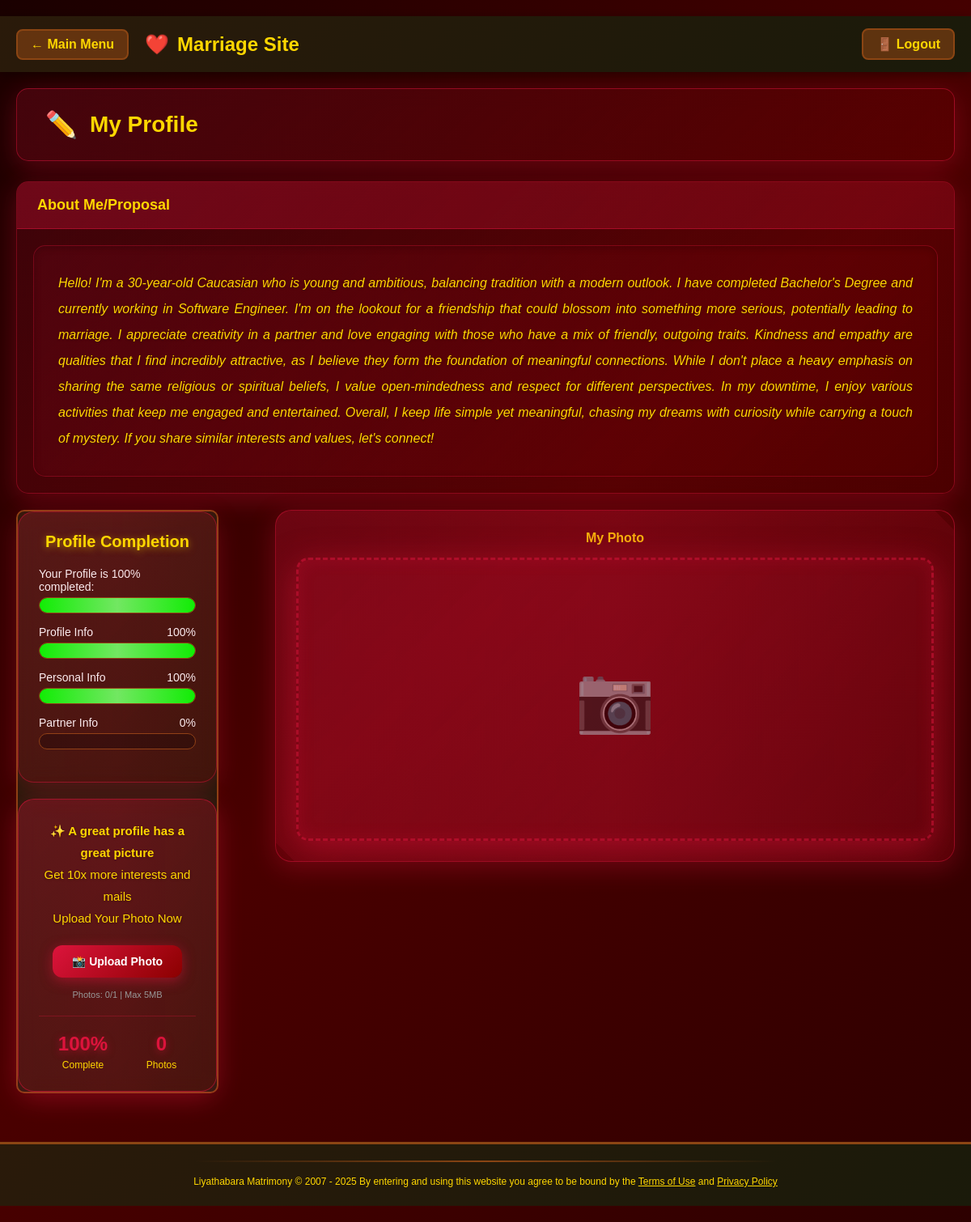
The page /my_profile.php (signed in) on the database its author committed.
### tables this page shows
CREATE TABLE users (
    id INT AUTO_INCREMENT PRIMARY KEY,
    username VARCHAR(100) NOT NULL,
    email VARCHAR(100) NOT NULL UNIQUE,
    password VARCHAR(255) NOT NULL,
    gender ENUM('male', 'female') NOT NULL,
    day INT,
    month INT,
    year INT,
    profile_completed TINYINT DEFAULT 0,
    created_at TIMESTAMP DEFAULT CURRENT_TIMESTAMP,
    INDEX idx_email (email),
    INDEX idx_gender (gender)
);

CREATE TABLE user_data (
    id INT AUTO_INCREMENT PRIMARY KEY,
    user_id INT NOT NULL,
    height VARCHAR(50),
    weight VARCHAR(50),
    figure VARCHAR(50),
    appearance VARCHAR(50),
    complexion VARCHAR(50),
    status VARCHAR(50),
    education VARCHAR(100),
    career VARCHAR(100),
    religion VARCHAR(50),
    ethnicity VARCHAR(50),
    caste VARCHAR(50),
    social_class VARCHAR(50),
    residency VARCHAR(100),
    family VARCHAR(100),
    smoking VARCHAR(50),
    drinking VARCHAR(50),
    children VARCHAR(50),
    personality VARCHAR(100),
    first_date_preference VARCHAR(100),
    living_arrangements VARCHAR(100),
    created_at TIMESTAMP DEFAULT CURRENT_TIMESTAMP,
    updated_at TIMESTAMP DEFAULT CURRENT_TIMESTAMP ON UPDATE CURRENT_TIMESTAMP,
    FOREIGN KEY (user_id) REFERENCES users(id) ON DELETE CASCADE,
    INDEX idx_user_id (user_id)
);

### my_profile.php (the view, shortened to what this page needs)
<?php
include 'includes/header.php';
include 'database/db_connect.php';
$email = $_SESSION['user'];
$user_query = $conn->query("SELECT * FROM users WHERE email='$email'");
$user = $user_query->fetch_assoc();
$user_id = $user['id'];
$profile_query = $conn->query("SELECT * FROM user_data WHERE user_id=$user_id");
$profile = $profile_query ? $profile_query->fetch_assoc() : null;
$photos = [];
function calculateProfileCompletion($user, $profile) {
    $fields = [
        'username' => $user['username'] ?? '',
        'gender' => $user['gender'] ?? '',
        'day' => $user['day'] ?? '',
        'height' => $profile['height'] ?? '',
        'weight' => $profile['weight'] ?? '',
        'figure' => $profile['figure'] ?? '',
        'appearance' => $profile['appearance'] ?? '',
        'complexion' => $profile['complexion'] ?? '',
        'status' => $profile['status'] ?? '',
        'education' => $profile['education'] ?? '',
        'career' => $profile['career'] ?? '',
        'religion' => $profile['religion'] ?? '',
        'ethnicity' => $profile['ethnicity'] ?? '',
        'residency' => $profile['residency'] ?? '',
        'smoking' => $profile['smoking'] ?? '',
        'drinking' => $profile['drinking'] ?? '',
    ];
    $filled = 0;
    $total = count($fields);
    foreach($fields as $value) {
        if(!empty($value)) $filled++;
    }
    return round(($filled / $total) * 100);
}
function generateAboutMe($user, $profile) {
    $age = date('Y') - ($user['year'] ?? 2000);
    $ethnicity = $profile['ethnicity'] ?? 'Sri Lankan';
    $education = $profile['education'] ?? '';
    $career = $profile['career'] ?? '';
    $religion = $profile['religion'] ?? '';
    $personality = $profile['personality'] ?? '';
    $smoking = $profile['smoking'] ?? '';
    $drinking = $profile['drinking'] ?? '';
    $description = "Hello! I'm a {$age}-year-old {$ethnicity} who is young and ambitious, balancing tradition with a modern outlook. ";
    if(!empty($education) && !empty($career)) {
        $description .= "I have completed {$education} and currently working in {$career}. ";
    }
    $description .= "I'm on the lookout for a friendship that could blossom into something more serious, potentially leading to marriage. ";
    if(!empty($personality)) {
        $traits = strtolower($personality);
        $description .= "I appreciate creativity in a partner and love engaging with those who have a mix of {$traits} traits. ";
    }
    $description .= "Kindness and empathy are qualities that I find incredibly attractive, as I believe they form the foundation of meaningful connections. ";
    if(!empty($religion)) {
        $description .= "While I don't place a heavy emphasis on sharing the same religious or spiritual beliefs, I value open-mindedness and respect for different perspectives. ";
    }
    $description .= "In my downtime, I enjoy various activities that keep me engaged and entertained. ";
    $description .= "Overall, I keep life simple yet meaningful, chasing my dreams with curiosity while carrying a touch of mystery. If you share similar interests and values, let's connect!";
    return $description;
}
$completion = calculateProfileCompletion($user, $profile);
$about_me = generateAboutMe($user, $profile);
$profile_info_completion = (!empty($user['username']) && !empty($user['gender']) && !empty($user['day'])) ? 100 : 50;
$personal_info_completion = ($profile && !empty($profile['height']) && !empty($profile['education']) && !empty($profile['career'])) ? 100 : 30;
$partner_info_completion = 0;
?>
<div class="profile-container">
    <div class="profile-header">
        <span style="font-size: 32px;">✏️</span>
        <h1 class="profile-title">My Profile</h1>
    </div>
    <div class="content-wrapper">
        <div class="main-section">
            <div class="section-header">
                <h2 class="section-title">About Me/Proposal</h2>
            </div>
            <div class="about-content">
                <p class="about-text"><?php echo $about_me; ?></p>
            </div>
        </div>
        <div class="profile-layout">
            <div class="sidebar">
            <div class="completion-box">
                <h3 class="completion-title">Profile Completion</h3>
                <div class="completion-item">
                    <div class="completion-label">
                        <span>Your Profile is <?php echo $completion; ?>% completed:</span>
                    </div>
                    <div class="progress-bar">
                        <div class="progress-fill <?php echo $completion >= 70 ? 'high' : ($completion >= 40 ? 'medium' : ''); ?>"
                             style="width: <?php echo $completion; ?>%">
                        </div>
                    </div>
                </div>
                <div class="completion-item">
                    <div class="completion-label">
                        <span>Profile Info</span>
                        <span><?php echo $profile_info_completion; ?>%</span>
                    </div>
                    <div class="progress-bar">
                        <div class="progress-fill <?php echo $profile_info_completion >= 70 ? 'high' : 'medium'; ?>"
                             style="width: <?php echo $profile_info_completion; ?>%">
                        </div>
                    </div>
                </div>
                <div class="completion-item">
                    <div class="completion-label">
                        <span>Personal Info</span>
                        <span><?php echo $personal_info_completion; ?>%</span>
                    </div>
                    <div class="progress-bar">
                        <div class="progress-fill <?php echo $personal_info_completion >= 70 ? 'high' : 'medium'; ?>"
                             style="width: <?php echo $personal_info_completion; ?>%">
                        </div>
                    </div>
                </div>
                <div class="completion-item">
                    <div class="completion-label">
                        <span>Partner Info</span>
                        <span><?php echo $partner_info_completion; ?>%</span>
                    </div>
                    <div class="progress-bar">
                    </div>
                </div>
            </div>
            <div class="tip-box">
                <p class="tip-text">
                    <strong>✨ A great profile has a great picture</strong><br>
                    Get 10x more interests and mails<br>
                    Upload Your Photo Now
                </p>
                <form method="POST" enctype="multipart/form-data" style="margin-top: 15px; position: relative; z-index: 1;">
                    <label for="photoInput" class="upload-btn" style="cursor: pointer;">📸 Upload Photo</label>
                </form>
                <p style="color: #999; font-size: 11px; margin-top: 15px; position: relative; z-index: 1;">
                    Photos: <?php echo count($photos); ?>/1 | Max 5MB
                </p>
                <div class="user-stats">
                    <div class="stat-item">
                        <span class="stat-number"><?php echo $completion; ?>%</span>
                        <span class="stat-label">Complete</span>
                    </div>
                    <div class="stat-item">
                        <span class="stat-number"><?php echo count($photos); ?></span>
                        <span class="stat-label">Photos</span>
                    </div>
                </div>
            </div>
            </div>
            <div class="info-sidebar">
                <div class="photo-box">
                    <h3 class="photo-box-title">My Photo</h3>
                    <?php if(count($photos) > 0): ?>
                        <?php foreach($photos as $photo): ?>
                            <div class="photo-item">
                                <img src="<?php echo $photo['photo_path']; ?>" alt="User Photo">
                                <a href="?delete_photo=<?php echo $photo['id']; ?>"
                                   class="delete-btn"
                                   onclick="return confirm('Are you sure you want to delete this photo?')">×</a>
                            </div>
                        <?php endforeach; ?>
                    <?php else: ?>
                        <div class="photo-item empty">
                            <span class="empty-icon">📷</span>
                        </div>
                    <?php endif; ?>
                </div>
            </div>
        </div>
    </div>
</div>
<?php include 'includes/footer.php'; ?>

### includes/header.php (style rules this page uses)
* { margin:0; padding:0; box-sizing:border-box; }
body { font-family: Arial, sans-serif; background:#f4f4f4; color:#333; }
.sidebar { width: 250px; background: linear-gradient(135deg, #2a1a0a 0%, #1a1a0a 100%); border: 2px solid #8b4513; border-radius: 10px; padding: 0; }

### rows shown on the page
users: year.personality "Hello! I'm a 30-year-old Caucasian who is young and ambitious, balancing tradition with a modern outlook. I have completed Bachelor's Degree and currently working in Software Engineer. I'm on the lookout for a friendship that could blossom into something more serious, potentially leading to marriage. I appreciate creativity in a partner and love engaging with those who have a mix of friendly, outgoing traits. Kindness and empathy are qualities that I find incredibly attractive, as I believe they form the foundation of meaningful connections. While I don't place a heavy emphasis on sharing the same religious or spiritual beliefs, I value open-mindedness and respect for different…", profile_info_completion "100"
user_data: personal_info_completion "100"

### other values the page prints
$completion "100"
$partner_info_completion "0"
count($photos) "0"
